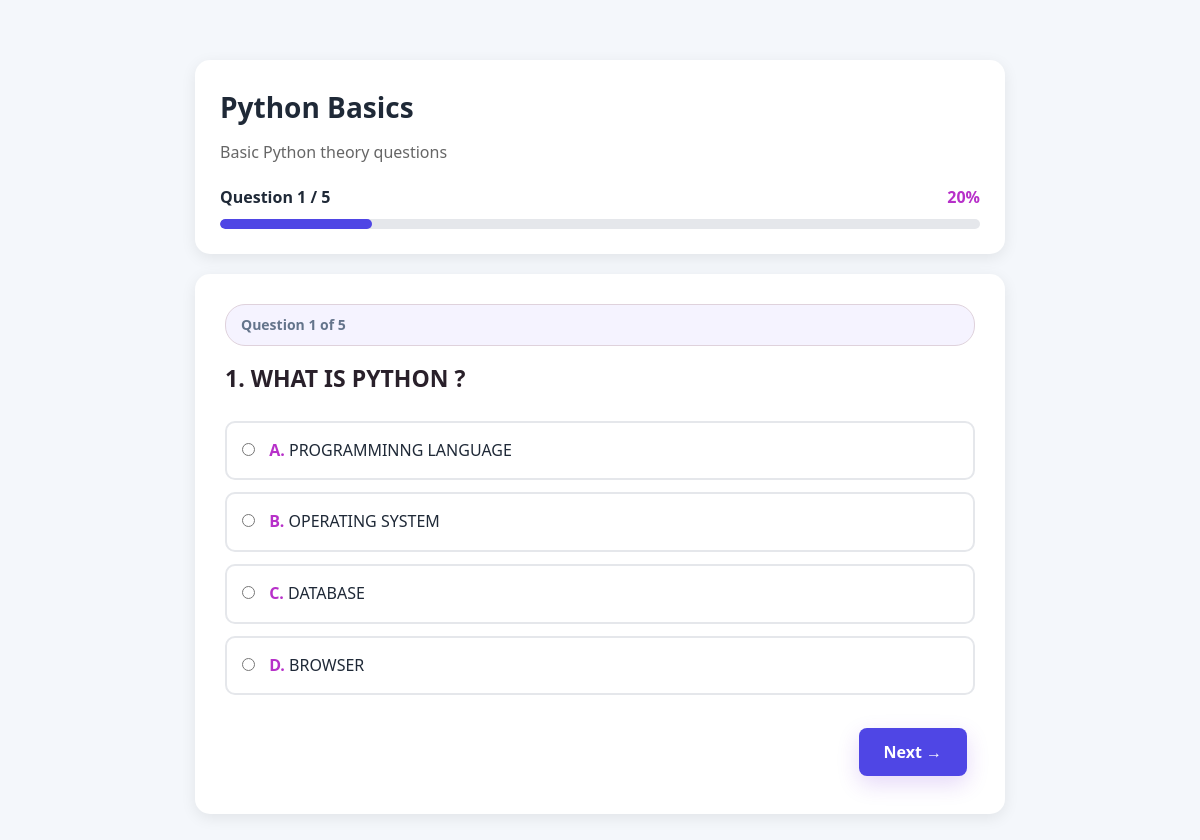
Screenshot of /student/start_quiz/2 (signed in) with the database file from the repository.
### app.py (models this page shows)
class Quiz(db.Model):
    __tablename__ = "quiz"
    id = db.Column(
        db.Integer,
        primary_key=True
    )
    title = db.Column(
        db.String(100),
        nullable=False
    )
    description = db.Column(
        db.Text
    )
    subject = db.Column(
        db.String(100)
    )
    total_questions = db.Column(
        db.Integer,
        default=0
    )
    duration = db.Column(
        db.Integer,
        default=30
    )
    difficulty = db.Column(
        db.String(20),
        default="Medium"
    )
    question_type = db.Column(
        db.String(30),
        default="MCQ"
    )
    number_of_questions = db.Column(
        db.Integer,
        default=10
    )
    passing_marks = db.Column(
        db.Integer,
        default=40
    )
    published = db.Column(
        db.Boolean,
        default=False
    )
    teacher_id = db.Column(
        db.Integer,
        db.ForeignKey("user.id"),
        nullable=True
    )
    teacher = db.relationship(
        "User",
        foreign_keys=[teacher_id]
    )
    questions = db.relationship(
        "Question",
        backref="quiz",
        cascade="all, delete-orphan"
    )

class Question(db.Model):
    id = db.Column(
        db.Integer,
        primary_key=True
    )
    quiz_id = db.Column(
        db.Integer,
        db.ForeignKey("quiz.id"),
        nullable=False
    )
    question = db.Column(
        db.Text,
        nullable=False
    )
    option_a = db.Column(
        db.String(500),
        nullable=False
    )
    option_b = db.Column(
        db.String(500),
        nullable=False
    )
    option_c = db.Column(
        db.String(500),
        nullable=False
    )
    option_d = db.Column(
        db.String(500),
        nullable=False
    )
    answer = db.Column(
        db.String(1),
        nullable=False
    )
    correct_answer = db.Column(
        db.String(1),
        nullable=True
    )
    explanation = db.Column(
        db.Text
    )
    marks = db.Column(
        db.Integer,
        default=1
    )

### app.py (the view, shortened to what this page needs)
@app.route(
    "/student/start_quiz/<int:quiz_id>"
)
def start_quiz(quiz_id):
    if session.get("role") != "student":
        return redirect(
            url_for("login")
        )
    quiz = Quiz.query.get_or_404(
        quiz_id
    )
    questions = Question.query.filter_by(
        quiz_id=quiz.id
    ).order_by(
        Question.id.asc()
    ).all()
    return render_template(
        "student/start_quiz.html",
        quiz=quiz,
        questions=questions,
        current_question=0
    )

### templates/student/start_quiz.html (shortened to what this page needs)
<!DOCTYPE html>
<html lang="en">
<head>
    <link rel="stylesheet"
          href="{{ url_for('static', filename='style.css') }}">
</head>
<body>
<div class="quiz-container">
    <div class="quiz-header">
        <h1>{{ quiz.title }}</h1>
        {% if quiz.description %}
            <p>{{ quiz.description }}</p>
        {% endif %}
        <div class="progress-area">
            <div class="progress-text">
                <span>
                    Question
                    <span id="currentNumber">1</span>
                    /
                    <span id="totalNumber">{{ questions|length }}</span>
                </span>
                <span id="progressPercent">0%</span>
            </div>
            <div class="progress-bar">
                <div class="progress-fill" id="progressFill"></div>
            </div>
        </div>
    </div>
    <form method="POST"
          action="{{ url_for('submit_quiz', quiz_id=quiz.id) }}"
          id="quizForm">
        {% for question in questions %}
        <div class="question-card {% if loop.first %}active{% endif %}"
             data-question="{{ loop.index }}">
            <div class="question-counter">
                Question {{ loop.index }} of {{ questions|length }}
            </div>
            <div class="question-text">
                {{ loop.index }}. {{ question.question }}
            </div>
            <label class="option">
                <input type="radio"
                       name="question_{{ question.id }}"
                       value="A"
                       {% if request.form.get('question_' ~ question.id) == 'A' %}checked{% endif %}>
                <strong>A.</strong>
                {{ question.option_a }}
            </label>
            <label class="option">
                <input type="radio"
                       name="question_{{ question.id }}"
                       value="B"
                       {% if request.form.get('question_' ~ question.id) == 'B' %}checked{% endif %}>
                <strong>B.</strong>
                {{ question.option_b }}
            </label>
            <label class="option">
                <input type="radio"
                       name="question_{{ question.id }}"
                       value="C"
                       {% if request.form.get('question_' ~ question.id) == 'C' %}checked{% endif %}>
                <strong>C.</strong>
                {{ question.option_c }}
            </label>
            <label class="option">
                <input type="radio"
                       name="question_{{ question.id }}"
                       value="D"
                       {% if request.form.get('question_' ~ question.id) == 'D' %}checked{% endif %}>
                <strong>D.</strong>
                {{ question.option_d }}
            </label>
            <div class="navigation">
                {% if not loop.last %}
                <button type="button"
                        class="btn next-btn"
                        onclick="nextQuestion()">
                    Next →
                </button>
                {% endif %}
            </div>
        </div>
        {% endfor %}
    </form>
</div>
</body>
</html>

### templates/student/start_quiz.html (style rules this page uses)
* { box-sizing: border-box; }
body { margin: 0; font-family: Arial, sans-serif; background: #f4f7fb; color: #1f2937; }
.quiz-container { max-width: 850px; margin: 40px auto; padding: 20px; }
.quiz-header { background: white; padding: 25px; border-radius: 15px; margin-bottom: 20px; box-shadow: 0 4px 15px rgba(0,0,0,0.08); }
.quiz-header h1 { margin: 0 0 10px; font-size: 28px; }
.quiz-header p { color: #666; }
.progress-area { margin-top: 20px; }
.progress-text { display: flex; justify-content: space-between; margin-bottom: 8px; font-weight: bold; }
.progress-bar { width: 100%; height: 10px; background: #e5e7eb; border-radius: 10px; overflow: hidden; }
.progress-fill { height: 100%; width: 0%; background: #4f46e5; transition: width 0.3s ease; }
.question-card { display: none; background: white; padding: 30px; border-radius: 15px; box-shadow: 0 4px 15px rgba(0,0,0,0.08); }
.question-card.active { display: block; }
.question-text { font-size: 23px; font-weight: bold; margin-bottom: 25px; line-height: 1.5; }
.option { display: block; border: 2px solid #e5e7eb; border-radius: 10px; padding: 15px; margin-bottom: 12px; cursor: pointer; transition: 0.2s; }
.option input { margin-right: 10px; cursor: pointer; }
.navigation { display: flex; justify-content: space-between; align-items: center; margin-top: 25px; gap: 15px; }
.btn { border: none; padding: 13px 25px; border-radius: 8px; font-size: 16px; cursor: pointer; font-weight: bold; transition: 0.2s; }
.next-btn { background: #4f46e5; color: white; margin-left: auto; }
.question-counter { color: #64748b; font-size: 14px; margin-bottom: 15px; }

### rows the page displays
Quiz: title "Python Basics", description "Basic Python theory questions"
Question: questions "5", question "WHAT IS PYTHON ?", id "☐ A. PROGRAMMINNG LANGUAGE", option_a "PROGRAMMINNG LANGUAGE", id "☐ B. OPERATING SYSTEM", option_b "OPERATING SYSTEM", id "☐ C. DATABASE", option_c "DATABASE", id "☐ D. BROWSER", option_d "BROWSER"

### other values shown
{{ questions|length }} "5"
